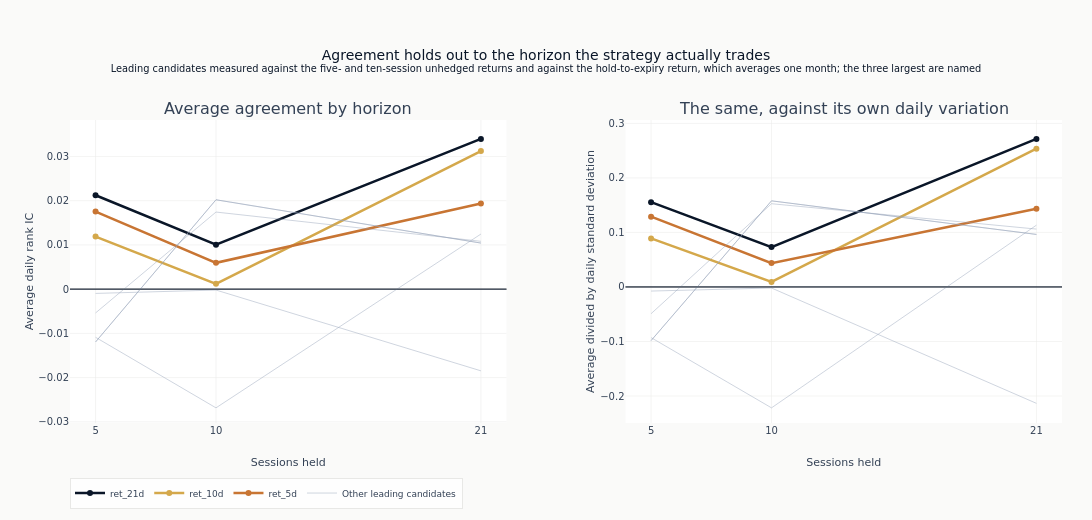

The notebook cell saved with this chart:
### Code cell
horizons = sorted(horizon_ic)
fig = make_subplots(
    rows=1,
    cols=2,
    subplot_titles=[
        "Average agreement by horizon",
        "The same, against its own daily variation",
    ],
    horizontal_spacing=0.12,
)
# The three largest are named and given their own colour; the rest are drawn as one grey
# group, because ten distinguishable colours is not a legend anyone reads.
EMPHASIS_COLORS = [COLORS["blue"], COLORS["amber"], COLORS["copper"]]

for panel, index in [(1, 0), (2, 1)]:
    for rank, feat in enumerate(leading_features):
        emphasised = rank < len(EMPHASIS_COLORS)
        fig.add_trace(
            go.Scatter(
                x=horizons,
                y=[horizon_ic[h][feat][index] for h in horizons],
                mode="lines+markers" if emphasised else "lines",
                line=dict(
                    color=EMPHASIS_COLORS[rank] if emphasised else COLORS["recede"],
                    width=2.5 if emphasised else 1.0,
                ),
                marker=dict(size=6),
                opacity=1.0 if emphasised else 0.45,
                name=feat if emphasised else "Other leading candidates",
                legendgroup=feat if emphasised else "other",
                showlegend=panel == 1 and (emphasised or rank == len(EMPHASIS_COLORS)),
                hovertext=feat,
            ),
            row=1,
            col=panel,
        )
    fig.add_hline(y=0, line=dict(color=COLORS["neutral"], width=1), row=1, col=panel)

fig.update_layout(
    template="ml4t",
    height=520,
    width=1120,
    title={
        "text": (
            "Agreement holds out to the horizon the strategy actually trades"
            "<br><sup>Leading candidates measured against the five- and ten-session unhedged "
            "returns and against the hold-to-expiry return, which averages one month; the "
            "three largest are named</sup>"
        )
    },
    margin=dict(l=70, r=30, t=120, b=60),
    legend=dict(orientation="h", y=-0.18, x=0, font=dict(size=9)),
)
fig.update_xaxes(title_text="Sessions held", tickvals=horizons)
fig.update_yaxes(title_text="Average daily rank IC", row=1, col=1)
fig.update_yaxes(title_text="Average divided by daily standard deviation", row=1, col=2)
show_plotly_with_alt(
    fig,
    "Two panels sharing a horizontal axis of sessions held, at 5, 10 and 21. On the left the "
    "average daily rank IC and on the right the same average divided by its daily standard "
    "deviation. ret_21d, ret_10d and ret_5d are drawn as named coloured lines and the other "
    "leading candidates as pale grey lines. All three named lines dip at 10 sessions and rise "
    "to their highest value at 21, ret_21d reaching about 0.035 on the left and about 0.28 on "
    "the right. The grey lines mostly sit below zero and do not share that shape, so agreement "
    "holds out to the horizon the strategy actually trades for the named three.",
)

### Figure 1 — Plotly figure (JSON) as saved in the notebook; plotly's stock layout.template omitted (floating-point values rounded to 4 significant figures)
{"data": [{"hovertext": "ret_21d", "legendgroup": "ret_21d", "line": {"color": "#0a1628", "width": 2.5}, "marker": {"size": 6}, "mode": "lines+markers", "name": "ret_21d", "opacity": 1.0, "showlegend": true, "type": "scatter", "x": [5, 10, 21], "xaxis": "x", "y": [0.02124, 0.01006, 0.03397], "yaxis": "y"}, {"hovertext": "ret_10d", "legendgroup": "ret_10d", "line": {"color": "#D4A84B", "width": 2.5}, "marker": {"size": 6}, "mode": "lines+markers", "name": "ret_10d", "opacity": 1.0, "showlegend": true, "type": "scatter", "x": [5, 10, 21], "xaxis": "x", "y": [0.01188, 0.001212, 0.03121], "yaxis": "y"}, {"hovertext": "ret_5d", "legendgroup": "ret_5d", "line": {"color": "#C87533", "width": 2.5}, "marker": {"size": 6}, "mode": "lines+markers", "name": "ret_5d", "opacity": 1.0, "showlegend": true, "type": "scatter", "x": [5, 10, 21], "xaxis": "x", "y": [0.01755, 0.00595, 0.01937], "yaxis": "y"}, {"hovertext": "instr_delta", "legendgroup": "other", "line": {"color": "#94a3b8", "width": 1.0}, "marker": {"size": 6}, "mode": "lines", "name": "Other leading candidates", "opacity": 0.45, "showlegend": true, "type": "scatter", "x": [5, 10, 21], "xaxis": "x", "y": [-0.0009637, -0.000204, -0.01847], "yaxis": "y"}, {"hovertext": "instr_dte", "legendgroup": "other", "line": {"color": "#94a3b8", "width": 1.0}, "marker": {"size": 6}, "mode": "lines", "name": "Other leading candidates", "opacity": 0.45, "showlegend": false, "type": "scatter", "x": [5, 10, 21], "xaxis": "x", "y": [null, null, null], "yaxis": "y"}, {"hovertext": "dte_normalized", "legendgroup": "other", "line": {"color": "#94a3b8", "width": 1.0}, "marker": {"size": 6}, "mode": "lines", "name": "Other leading candidates", "opacity": 0.45, "showlegend": false, "type": "scatter", "x": [5, 10, 21], "xaxis": "x", "y": [null, null, null], "yaxis": "y"}, {"hovertext": "instr_ret_5d", "legendgroup": "other", "line": {"color": "#94a3b8", "width": 1.0}, "marker": {"size": 6}, "mode": "lines", "name": "Other leading candidates", "opacity": 0.45, "showlegend": false, "type": "scatter", "x": [5, 10, 21], "xaxis": "x", "y": [-0.01089, -0.02684, 0.01245], "yaxis": "y"}, {"hovertext": "vrp_5d", "legendgroup": "other", "line": {"color": "#94a3b8", "width": 1.0}, "marker": {"size": 6}, "mode": "lines", "name": "Other leading candidates", "opacity": 0.45, "showlegend": false, "type": "scatter", "x": [5, 10, 21], "xaxis": "x", "y": [-0.005379, 0.01743, 0.01082], "yaxis": "y"}, {"hovertext": "iv_rv_ratio", "legendgroup": "other", "line": {"color": "#94a3b8", "width": 1.0}, "marker": {"size": 6}, "mode": "lines", "name": "Other leading candidates", "opacity": 0.45, "showlegend": false, "type": "scatter", "x": [5, 10, 21], "xaxis": "x", "y": [-0.01195, 0.0202, 0.01042], "yaxis": "y"}, {"hovertext": "iv_rv_ratio_pctl", "legendgroup": "other", "line": {"color": "#94a3b8", "width": 1.0}, "marker": {"size": 6}, "mode": "lines", "name": "Other leading candidates", "opacity": 0.45, "showlegend": false, "type": "scatter", "x": [5, 10, 21], "xaxis": "x", "y": [-0.01195, 0.0202, 0.01042], "yaxis": "y"}, {"hovertext": "ret_21d", "legendgroup": "ret_21d", "line": {"color": "#0a1628", "width": 2.5}, "marker": {"size": 6}, "mode": "lines+markers", "name": "ret_21d", "opacity": 1.0, "showlegend": false, "type": "scatter", "x": [5, 10, 21], "xaxis": "x2", "y": [0.1555, 0.07306, 0.2715], "yaxis": "y2"}, {"hovertext": "ret_10d", "legendgroup": "ret_10d", "line": {"color": "#D4A84B", "width": 2.5}, "marker": {"size": 6}, "mode": "lines+markers", "name": "ret_10d", "opacity": 1.0, "showlegend": false, "type": "scatter", "x": [5, 10, 21], "xaxis": "x2", "y": [0.08899, 0.009294, 0.2537], "yaxis": "y2"}, {"hovertext": "ret_5d", "legendgroup": "ret_5d", "line": {"color": "#C87533", "width": 2.5}, "marker": {"size": 6}, "mode": "lines+markers", "name": "ret_5d", "opacity": 1.0, "showlegend": false, "type": "scatter", "x": [5, 10, 21], "xaxis": "x2", "y": [0.129, 0.04372, 0.1433], "yaxis": "y2"}, {"hovertext": "instr_delta", "legendgroup": "other", "line": {"color": "#94a3b8", "width": 1.0}, "marker": {"size": 6}, "mode": "lines", "name": "Other leading candidates", "opacity": 0.45, "showlegend": false, "type": "scatter", "x": [5, 10, 21], "xaxis": "x2", "y": [-0.007534, -0.001952, -0.2135], "yaxis": "y2"}, {"hovertext": "instr_dte", "legendgroup": "other", "line": {"color": "#94a3b8", "width": 1.0}, "marker": {"size": 6}, "mode": "lines", "name": "Other leading candidates", "opacity": 0.45, "showlegend": false, "type": "scatter", "x": [5, 10, 21], "xaxis": "x2", "y": [null, null, null], "yaxis": "y2"}, {"hovertext": "dte_normalized", "legendgroup": "other", "line": {"color": "#94a3b8", "width": 1.0}, "marker": {"size": 6}, "mode": "lines", "name": "Other leading candidates", "opacity": 0.45, "showlegend": false, "type": "scatter", "x": [5, 10, 21], "xaxis": "x2", "y": [null, null, null], "yaxis": "y2"}, {"hovertext": "instr_ret_5d", "legendgroup": "other", "line": {"color": "#94a3b8", "width": 1.0}, "marker": {"size": 6}, "mode": "lines", "name": "Other leading candidates", "opacity": 0.45, "showlegend": false, "type": "scatter", "x": [5, 10, 21], "xaxis": "x2", "y": [-0.09294, -0.2217, 0.1134], "yaxis": "y2"}, {"hovertext": "vrp_5d", "legendgroup": "other", "line": {"color": "#94a3b8", "width": 1.0}, "marker": {"size": 6}, "mode": "lines", "name": "Other leading candidates", "opacity": 0.45, "showlegend": false, "type": "scatter", "x": [5, 10, 21], "xaxis": "x2", "y": [-0.04906, 0.1527, 0.1061], "yaxis": "y2"}, {"hovertext": "iv_rv_ratio", "legendgroup": "other", "line": {"color": "#94a3b8", "width": 1.0}, "marker": {"size": 6}, "mode": "lines", "name": "Other leading candidates", "opacity": 0.45, "showlegend": false, "type": "scatter", "x": [5, 10, 21], "xaxis": "x2", "y": [-0.09839, 0.1579, 0.09632], "yaxis": "y2"}, {"hovertext": "iv_rv_ratio_pctl", "legendgroup": "other", "line": {"color": "#94a3b8", "width": 1.0}, "marker": {"size": 6}, "mode": "lines", "name": "Other leading candidates", "opacity": 0.45, "showlegend": false, "type": "scatter", "x": [5, 10, 21], "xaxis": "x2", "y": [-0.09839, 0.1579, 0.09632], "yaxis": "y2"}], "layout": {"annotations": [{"font": {"size": 16}, "showarrow": false, "text": "Average agreement by horizon", "x": 0.22, "xanchor": "center", "xref": "paper", "y": 1.0, "yanchor": "bottom", "yref": "paper"}, {"font": {"size": 16}, "showarrow": false, "text": "The same, against its own daily variation", "x": 0.78, "xanchor": "center", "xref": "paper", "y": 1.0, "yanchor": "bottom", "yref": "paper"}], "height": 520, "legend": {"font": {"size": 9}, "orientation": "h", "x": 0, "y": -0.18}, "margin": {"b": 60, "l": 70, "r": 30, "t": 120}, "shapes": [{"line": {"color": "#334155", "width": 1}, "type": "line", "x0": 0, "x1": 1, "xref": "x domain", "y0": 0, "y1": 0, "yref": "y"}, {"line": {"color": "#334155", "width": 1}, "type": "line", "x0": 0, "x1": 1, "xref": "x2 domain", "y0": 0, "y1": 0, "yref": "y2"}], "title": {"text": "Agreement holds out to the horizon the strategy actually trades<br><sup>Leading candidates measured against the five- and ten-session unhedged returns and against the hold-to-expiry return, which averages one month; the three largest are named</sup>"}, "width": 1120, "xaxis": {"anchor": "y", "domain": [0.0, 0.44], "tickvals": [5, 10, 21], "title": {"text": "Sessions held"}}, "xaxis2": {"anchor": "y2", "domain": [0.56, 1.0], "tickvals": [5, 10, 21], "title": {"text": "Sessions held"}}, "yaxis": {"anchor": "x", "domain": [0.0, 1.0], "title": {"text": "Average daily rank IC"}}, "yaxis2": {"anchor": "x2", "domain": [0.0, 1.0], "title": {"text": "Average divided by daily standard deviation"}}}}
